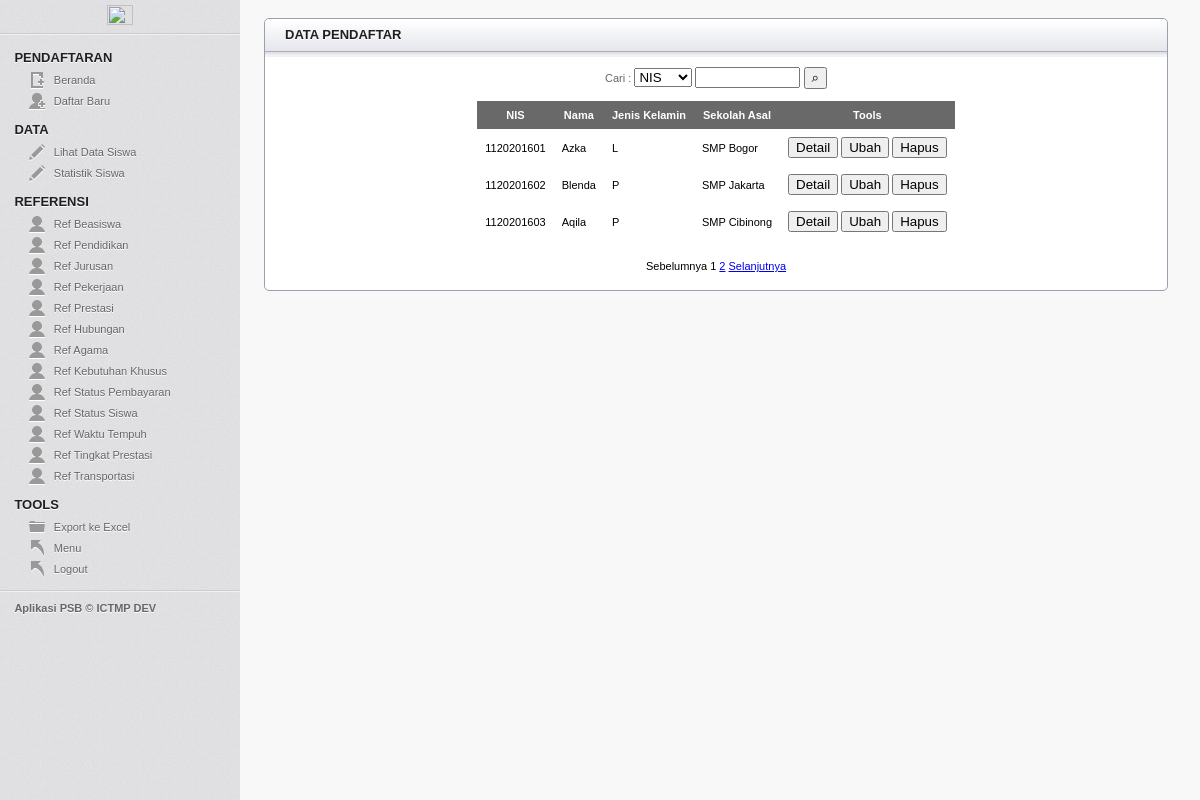
Page /pendaftaran/data_daftar.php (signed in) on the committed database.
### tables this page shows
CREATE TABLE `students` (
  `nis` varchar(50) NOT NULL,
  `name` varchar(99) NOT NULL,
  `weight` int(3) NOT NULL,
  `height` int(3) NOT NULL,
  `blood_type` varchar(5) NOT NULL DEFAULT '-',
  `phone` varchar(15) DEFAULT NULL,
  `email` varchar(99) DEFAULT NULL,
  `sex` char(1) NOT NULL,
  `place_birth` varchar(99) NOT NULL,
  `date_birth` date NOT NULL,
  `nationality` varchar(99) NOT NULL DEFAULT 'Indonesia',
  `id_religion` varchar(5) NOT NULL,
  `id_special_needs` varchar(5) DEFAULT NULL,
  `stay_with` varchar(99) NOT NULL,
  `address` varchar(99) NOT NULL,
  `previous_school` varchar(99) NOT NULL,
  `id_major` varchar(5) NOT NULL,
  `grade` varchar(99) NOT NULL,
  `nisn` varchar(50) DEFAULT NULL,
  `nik` varchar(99) DEFAULT NULL,
  `skhun_smp` varchar(99) DEFAULT NULL,
  `no_kps` varchar(99) DEFAULT NULL,
  `id_beasiswa` varchar(10) DEFAULT NULL,
  `distance_school` int(5) DEFAULT NULL,
  `id_time_spent` varchar(5) DEFAULT NULL,
  `id_transport` varchar(5) DEFAULT NULL,
  `id_status_siswa` varchar(5) NOT NULL,
  `id_status_pembayaran` varchar(5) NOT NULL
);

### pendaftaran/data_daftar.php (the view, shortened to what this page needs)
<?php
	include 'fungsi.php';
?>
<!DOCTYPE html>
<html>
<head>
	<link rel="stylesheet" href="css/layout.css" type="text/css"/>
</head>
<body>
	<aside id="sidebar">
		<div id="header">
			<center>
				<img class="logosmk" src="images/logo/logo-smk.png">
			</center>
		</div>
		<hr/>
		<h3>Pendaftaran</h3>
		<ul>
			<li class="icn_new_article"><a href="index.php?p=beranda">Beranda</a></li>
			<li class="icn_add_user"><a href="form_daftar.php">Daftar Baru</a></li>
		</ul>
		<h3>Data</h3>
		<ul>
			<li class="icn_edit_article"><a href="data_daftar.php">Lihat Data Siswa</a></li>
			<li class="icn_edit_article"><a href="statistik.php">Statistik Siswa</a></li>
		</ul>
		<h3>Referensi</h3>
		<ul>
			<li class="icn_profile"><a href="index.php?p=t_beasiswa">Ref Beasiswa</a></li>
			<li class="icn_profile"><a href="index.php?p=t_pendidikan">Ref Pendidikan</a></li>
			<li class="icn_profile"><a href="index.php?p=t_jurusan">Ref Jurusan</a></li>
			<li class="icn_profile"><a href="index.php?p=t_pekerjaan">Ref Pekerjaan</a></li>
			<li class="icn_profile"><a href="index.php?p=t_prestasi">Ref Prestasi</a></li>
			<li class="icn_profile"><a href="index.php?p=t_hubungan">Ref Hubungan</a></li>
			<li class="icn_profile"><a href="index.php?p=t_agama">Ref Agama</a></li>
			<li class="icn_profile"><a href="index.php?p=t_kebutuhankhusus">Ref Kebutuhan Khusus</a></li>
			<li class="icn_profile"><a href="index.php?p=t_statuspmb">Ref Status Pembayaran</a></li>
			<li class="icn_profile"><a href="index.php?p=t_statussiswa">Ref Status Siswa</a></li>
			<li class="icn_profile"><a href="index.php?p=t_waktutempuh">Ref Waktu Tempuh</a></li>
			<li class="icn_profile"><a href="index.php?p=t_tingkat">Ref Tingkat Prestasi</a></li>
			<li class="icn_profile"><a href="index.php?p=t_transport">Ref Transportasi</a></li>
		</ul>
		<h3>Tools</h3>
		<ul>
			<li class="icn_folder"><a href="index.php?p=ekspor" onclick="return buka('ke_excel.php');">Export ke Excel</a></li>
			<li class="icn_jump_back"><a href="../welcome.php"">Menu</a></li>
			<li class="icn_jump_back"><a href="logout.php" onclick="return confirm('Apakah anda yakin ingin keluar?');">Logout</a></li>
		</ul>
		<footer>
			<hr>
			<p><strong>Aplikasi PSB &copy; <a href="">ICTMP DEV</a></strong></p>
 		</footer>
	</aside>
<?php
	if(isset($_SESSION['signed_in']) && $_SESSION['signed_in'] == true)
	{
		echo '<section id="main" class="column">
				<article class="module">
					<header><h3>DATA PENDAFTAR</h3></header>
					<div class="module_content">
						<form name="formcari" method="post" action="cari.php">
							<center>
								Cari :
								<select name="filter">
									<option value="nis">NIS</option>
									<option value="nama">Nama</option>
								</select> <input type="text" name="cari" size="10"> <input type="submit" class="btn" value="&#8981;">
								</center><br>
						</form>
						<table class="tbl_data" border="0" align="center">
							<tr>
								<th>NIS</th>
								<th>Nama</th>
								<th>Jenis Kelamin</th>
								<th>Sekolah Asal</th>
								<th>Tools</th>
							</tr>';
								$batas = 3;
								$pg = isset( $_GET['pg'] ) ? $_GET['pg'] : "";
								if ( empty( $pg ) ) {
									$posisi = 0;
									$pg = 1;
								} else {
									$posisi = ( $pg - 1 ) * $batas;
								}
								$sql = "SELECT * FROM students ORDER BY nis LIMIT $posisi, $batas";
								$result = mysqli_query($con, $sql)or die('Error');
								while ($data = mysqli_fetch_array($result)) {
									echo '
										<tr>
											<td>'.$data["nis"].'</td>
											<td>'.$data["name"].'</td>
											<td>'.$data["sex"].'</td>
											<td>'.$data["previous_school"].'</td>
											<td><center>
												<a href="detailsiswa.php?siswa='.$data["nis"].'"><button style="cursor:pointer;">Detail</button></a>
												<a href="ubahdata.php?siswa='.$data["nis"].'"><button style="cursor:pointer;">Ubah</button></a>
												<a href="hapus.php?siswa='.$data["nis"].'">';?><button style="cursor:pointer;" onclick="return confirm('Apakah anda yakin ingin menghapus data ?');">Hapus</button></a><center>
											</td>
										</tr><?php
								}
								echo '<tr><td colspan="5"><center><br>';
								$jml_data = mysqli_num_rows(mysqli_query($con,"SELECT * FROM students"));
								$JmlHalaman = ceil($jml_data/$batas);
								if ( $pg > 1 ) {
									$link = $pg-1;
									$prev = "<a href='?pg=$link'>Sebelumnya </a>";
								} else {
									$prev = "Sebelumnya ";
								}
								$nmr = '';
								for ( $i = 1; $i<= $JmlHalaman; $i++ ){
									if ( $i == $pg ) {
										$nmr .= $i . " ";
									} else {
										$nmr .= "<a href='?pg=$i'>$i</a> ";
									}
								}
								if ( $pg < $JmlHalaman ) {
								$link = $pg + 1;
								$next = " <a href='?pg=$link'>Selanjutnya</a>";
								} else {
								$next = " Selanjutnya";
								}
								echo $prev . $nmr . $next;
		echo '				</center></td></tr>
						</table>
					</div>
				</article>
			</section>
		';
	}
?>
</body>
</html>

### pendaftaran/css/layout.css (style rules this page uses)
html, body, div, map, dt, isindex, form, header, aside, section, section, article, footer { display: block; }
html, body { height: 100%; margin: 0; padding: 0; font-family: Verdana, Helvetica, Arial, sans-serif; background: #F8F8F8; font-size: 11px; }
.logosmk { padding-top: 5px; margin-bottom: -20px; width: 33%; height: 33%; }
.btn { cursor: pointer; }
aside#sidebar { width: 20%; position: fixed; background: url(../images/sidebar.png) repeat; float: left; height: 100%; }
#sidebar hr { border: none; outline: none; background: url(../images/sidebar_divider.png) repeat-x; display: block; width: 100%; height: 2px; }
#sidebar h3 { color: #1F1F20; text-transform: uppercase; text-shadow: 0 1px 0 #fff; font-size: 13px; margin: 10px 0 5px 6%; display: block; float: left; width: 90%; }
#sidebar ul { clear: both; margin: 0; padding: 0; }
#sidebar li { list-style: none; margin: 0 0 0 12%; padding: 0; }
#sidebar li a { color: #666666; padding-left: 25px; text-decoration: none; display: inline-block; height: 17px; line-height: 17px; text-shadow: 0 1px 0 #fff; margin: 2px 0; }
#sidebar li.icn_new_article a { background: url(../images/icn_new_article.png) no-repeat center left; }
#sidebar li.icn_add_user a { background: url(../images/icn_add_user.png) no-repeat center left; }
#sidebar li.icn_edit_article a { background: url(../images/icn_edit_article.png) no-repeat center left; }
#sidebar li.icn_profile a { background: url(../images/icn_profile.png) no-repeat center left; }
#sidebar li.icn_folder a { background: url(../images/icn_folder.png) no-repeat center left; }
#sidebar li.icn_jump_back a { background: url(../images/icn_jump_back.png) no-repeat center left; }
#sidebar p { color: #666666; padding-left: 6%; text-shadow: 0 1px 0 #fff; margin: 10px 0 0 0; }
#sidebar a { color: #666666; text-decoration: none; }
#sidebar footer { margin-top: 10px; height: 150px; }
section#main { width: 77%; min-height: 500px; float: left; margin-top: -2px; margin-left: 22%; }
#main h3 { color: #1F1F20; text-transform: uppercase; text-shadow: 0 1px 0 #fff; font-size: 13px; margin: 8px 20px; }
.module { border: 1px solid #9BA0AF; width: auto; margin-right: 20px; margin-top: 20px; -webkit-border-radius: 5px; -moz-border-radius: 5px; border-radius: 5px; background: #ffffff; }
.module header h3 { display: block; margin: 10px 20px; width: auto; float: left; }
.module header { height: 38px; width: 100%; background: #F1F1F4 url(../images/secondary_bar.png) repeat-x; -webkit-border-top-left-radius: 5px; -webkit-border-top-right-radius: 5px; -moz-border-radius-top-left: 5px; -moz-border-radius-top-right: 5px; border-top-left-radius: 5px; border-top-right-radius: 5px; }
.module_content { margin: 10px 20px; color: #666; }
table.tbl_data { border-collapse: collapse; color: black; }
.tbl_data th { background-color: #696969; color: #ffffff; text-align: center; padding: 8px; }
.tbl_data td { padding: 8px; text-align: left; }

### rows in the picture
students: nis "1120201601", name "Azka", sex "L", previous_school "SMP Bogor"
students: nis "1120201602", name "Blenda", sex "P", previous_school "SMP Jakarta"
students: nis "1120201603", name "Aqila", sex "P", previous_school "SMP Cibinong"

### other values in the picture
$prev "Sebelumnya"
